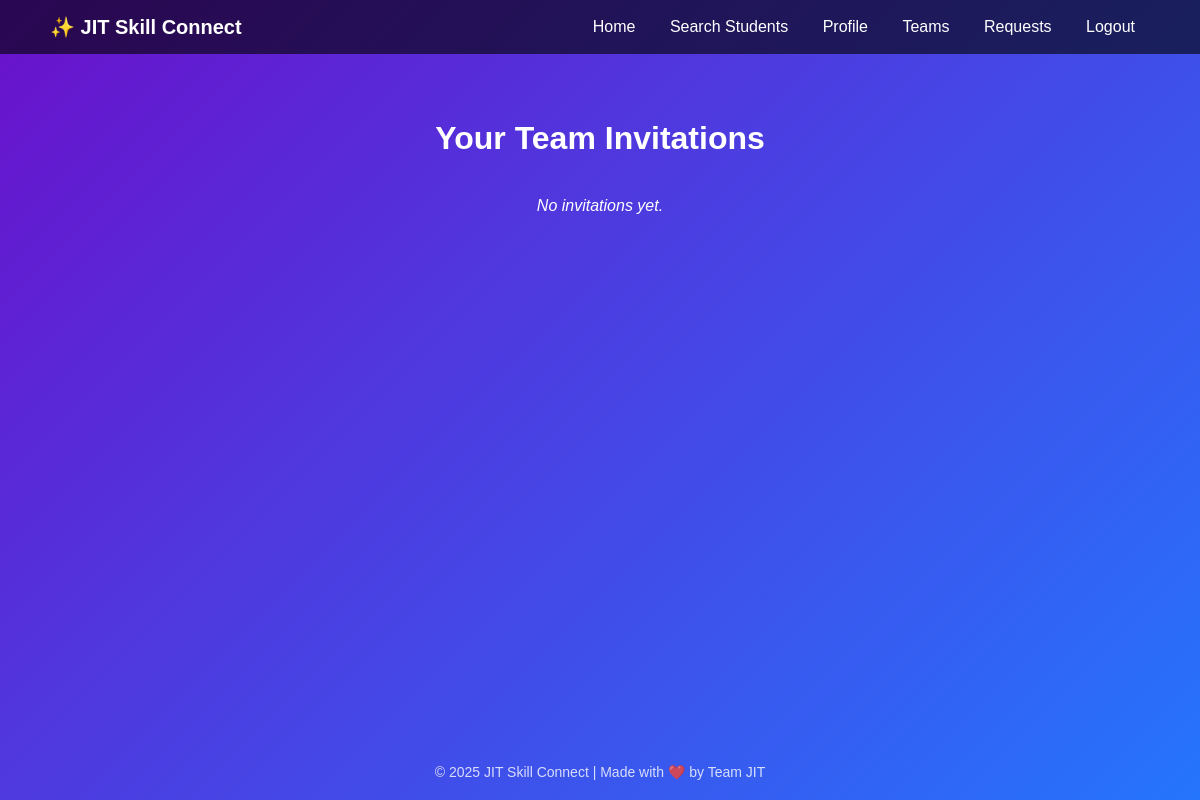
Page /invitations/ (signed in) on the earlier database version.
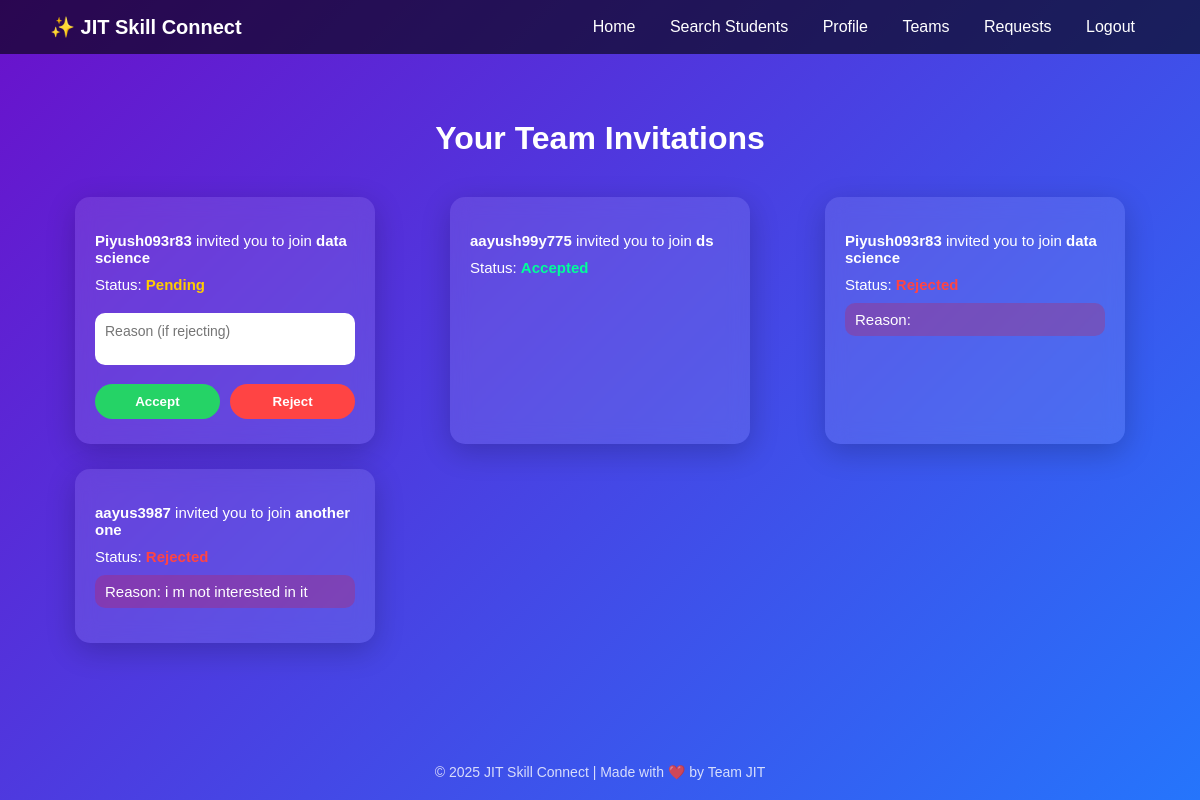
Same page on the later database version.
### jit/models.py (models this page shows, shortened)
class TeamInvitation(models.Model):
    STATUS_CHOICES = [
        ('pending', 'Pending'),
        ('accepted', 'Accepted'),
        ('rejected', 'Rejected'),
    ]
    team = models.ForeignKey('Team', on_delete=models.CASCADE, related_name='invitations')
    sender = models.ForeignKey(User, on_delete=models.CASCADE, related_name='sent_invitations')
    receiver = models.ForeignKey(User, on_delete=models.CASCADE, related_name='received_invitations')
    status = models.CharField(max_length=10, choices=STATUS_CHOICES, default='pending')
    reason = models.TextField(blank=True, null=True)
    created_at = models.DateTimeField(auto_now_add=True)

class Team(models.Model):
    name = models.CharField(max_length=100, unique=True)
    description = models.TextField(blank=True, null=True)
    creator = models.ForeignKey(User, on_delete=models.CASCADE, related_name='created_teams')
    members = models.ManyToManyField(User, related_name='teams')
    created_at = models.DateTimeField(auto_now_add=True)

### jit/views.py (the view)
# urls.py: path('invitations/', views.invitations_list, name='invitations_list'),
@login_required
def invitations_list(request):
    invitations = TeamInvitation.objects.filter(receiver=request.user).order_by('-created_at')
    return render(request, 'invitations_list.html', {'invitations': invitations})

### jit/templates/invitations_list.html (shortened to what this page needs)
{% load static %}
<!DOCTYPE html>
<html lang="en">
<head>
  <link rel="stylesheet" href="{% static 'css/invitations.css' %}">
</head>
<body>
  <nav>
    <div class="logo">✨ JIT Skill Connect</div>
    <div class="nav-links">
      <a href="{% url 'dashboard' %}">Home</a>
      <a href="{% url 'search_students' %}">Search Students</a>
      <a href="{% url 'my_profile' %}">Profile</a>
      <a href="{% url 'my_teams' %}">Teams</a>
      <a href="{% url 'invitations_list' %}">Requests</a>
      <a href="{% url 'logout' %}">Logout</a>
    </div>
  </nav>
  <section class="invites-section">
    <h2>Your Team Invitations</h2>
    <div class="invites-container">
      {% for invite in invitations %}
        <div class="invite-card">
          <p><strong>{{ invite.sender.username }}</strong> invited you to join
             <strong>{{ invite.team.name }}</strong></p>
          <p>Status: <span class="status {{ invite.status }}">{{ invite.status }}</span></p>
          {% if invite.status == 'pending' %}
            <form method="post" action="{% url 'handle_invitation' invite.id %}">
              <textarea name="reason" placeholder="Reason (if rejecting)"></textarea>
              <div class="btn-group">
                <button class="btn accept" name="action" value="accept">Accept</button>
                <button class="btn reject" name="action" value="reject">Reject</button>
              </div>
            </form>
          {% elif invite.status == 'rejected' %}
            <p class="reason">Reason: {{ invite.reason }}</p>
          {% endif %}
        </div>
      {% empty %}
        <p class="no-invites">No invitations yet.</p>
      {% endfor %}
    </div>
  </section>
  <footer>© 2025 JIT Skill Connect | Made with ❤️ by Team JIT</footer>
</body>
</html>

Differences in the rows shown:
added TeamInvitation: sender.username "Piyush093r83", team.name "data science", status "Pending"
added TeamInvitation: sender.username "aayush99y775", team.name "ds", status "Accepted"
added TeamInvitation: sender.username "Piyush093r83", team.name "data science"
added TeamInvitation: sender.username "aayus3987", team.name "another one", status "Rejected", reason "i m not interested in it"
Other differences:
text no longer shown: "No invitations yet."
